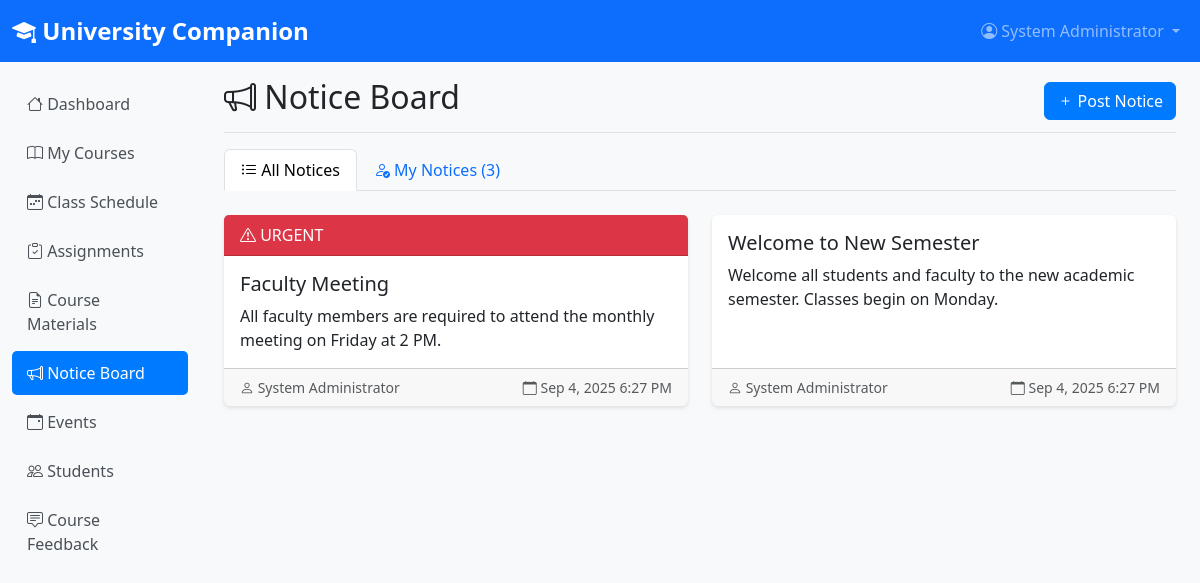
Screenshot of /faculty/notices.php (signed in) with the database file from the repository.
### tables this page shows
CREATE TABLE notices (
    id INT AUTO_INCREMENT PRIMARY KEY,
    title VARCHAR(255) NOT NULL,
    content TEXT NOT NULL,
    author_id INT NOT NULL,
    target_audience ENUM('all', 'students', 'faculty') DEFAULT 'all',
    is_urgent BOOLEAN DEFAULT FALSE,
    created_at TIMESTAMP DEFAULT CURRENT_TIMESTAMP,
    updated_at TIMESTAMP DEFAULT CURRENT_TIMESTAMP ON UPDATE CURRENT_TIMESTAMP,
    expires_at TIMESTAMP NULL,
    is_active BOOLEAN DEFAULT TRUE,
    FOREIGN KEY (author_id) REFERENCES users(id)
);

CREATE TABLE users (
    id INT AUTO_INCREMENT PRIMARY KEY,
    username VARCHAR(50) UNIQUE NOT NULL,
    email VARCHAR(100) UNIQUE NOT NULL,
    password VARCHAR(255) NOT NULL,
    role ENUM('student', 'faculty', 'admin') NOT NULL,
    full_name VARCHAR(100) NOT NULL,
    department VARCHAR(100),
    phone VARCHAR(20),
    address TEXT,
    created_at TIMESTAMP DEFAULT CURRENT_TIMESTAMP,
    updated_at TIMESTAMP DEFAULT CURRENT_TIMESTAMP ON UPDATE CURRENT_TIMESTAMP,
    is_active BOOLEAN DEFAULT TRUE
);

### php/config.php (called while the page is built, shortened)
<?php
function executeQuery($conn, $sql, $types = "", $params = []) {
    try {
        $stmt = $conn->prepare($sql);
        if (!empty($params)) {
            $stmt->bind_param($types, ...$params);
        }
        $result = $stmt->execute();
        return $stmt;
    } catch (Exception $e) {
        throw new Exception("Query execution error: " . $e->getMessage());
    }
}
function fetchMultipleRows($conn, $sql, $types = "", $params = []) {
    try {
        $stmt = executeQuery($conn, $sql, $types, $params);
        $result = $stmt->get_result();
        $rows = [];
        while ($row = $result->fetch_assoc()) {
            $rows[] = $row;
        }
        return $rows;
    } catch (Exception $e) {
        throw new Exception("Fetch multiple rows error: " . $e->getMessage());
    }
}
?>

### faculty/notices.php (the view, shortened to what this page needs)
<?php
require_once '../php/config.php';
$conn = getDBConnection();
$sql = "SELECT n.id, n.title, n.content, n.created_at, n.is_urgent, n.target_audience, n.expires_at, n.is_active
        FROM notices n
        WHERE n.author_id = ?
        ORDER BY n.created_at DESC";
$myNotices = fetchMultipleRows($conn, $sql, "i", [$_SESSION['user_id']]);
$sql = "SELECT n.id, n.title, n.content, n.created_at, n.is_urgent, u.full_name as author
        FROM notices n
        JOIN users u ON n.author_id = u.id
        WHERE (n.target_audience = 'all' OR n.target_audience = 'faculty')
        AND n.is_active = 1
        AND (n.expires_at IS NULL OR n.expires_at > NOW())
        ORDER BY n.is_urgent DESC, n.created_at DESC";
$allNotices = fetchMultipleRows($conn, $sql);
?>
<!DOCTYPE html>
<html lang="en">
<head>
    <link href="https://cdn.jsdelivr.net/npm/bootstrap@5.3.0/dist/css/bootstrap.min.css" rel="stylesheet">
    <link href="https://cdn.jsdelivr.net/npm/bootstrap-icons@1.10.0/font/bootstrap-icons.css" rel="stylesheet">
    <link href="../css/style.css" rel="stylesheet">
</head>
<body>
    <nav class="navbar navbar-expand-lg navbar-dark bg-primary">
        <div class="container-fluid">
            <a class="navbar-brand" href="dashboard.php">
                <i class="bi bi-mortarboard-fill"></i>
                University Companion
            </a>
            <div class="collapse navbar-collapse" id="navbarNav">
                <ul class="navbar-nav ms-auto">
                    <li class="nav-item dropdown">
                        <a class="nav-link dropdown-toggle" href="#" id="navbarDropdown" role="button" data-bs-toggle="dropdown">
                            <i class="bi bi-person-circle"></i> <?php echo htmlspecialchars($_SESSION['full_name']); ?>
                        </a>
                    </li>
                </ul>
            </div>
        </div>
    </nav>
    <div class="container-fluid">
        <div class="row">
            <nav class="col-md-3 col-lg-2 d-md-block sidebar">
                <div class="position-sticky">
                    <ul class="nav flex-column">
                        <li class="nav-item">
                            <a class="nav-link" href="dashboard.php">
                                <i class="bi bi-house"></i> Dashboard
                            </a>
                        </li>
                        <li class="nav-item">
                            <a class="nav-link" href="courses.php">
                                <i class="bi bi-book"></i> My Courses
                            </a>
                        </li>
                        <li class="nav-item">
                            <a class="nav-link" href="schedule.php">
                                <i class="bi bi-calendar-week"></i> Class Schedule
                            </a>
                        </li>
                        <li class="nav-item">
                            <a class="nav-link" href="assignments.php">
                                <i class="bi bi-clipboard-check"></i> Assignments
                            </a>
                        </li>
                        <li class="nav-item">
                            <a class="nav-link" href="materials.php">
                                <i class="bi bi-file-earmark-text"></i> Course Materials
                            </a>
                        </li>
                        <li class="nav-item">
                            <a class="nav-link active" href="notices.php">
                                <i class="bi bi-megaphone"></i> Notice Board
                            </a>
                        </li>
                        <li class="nav-item">
                            <a class="nav-link" href="events.php">
                                <i class="bi bi-calendar-event"></i> Events
                            </a>
                        </li>
                        <li class="nav-item">
                            <a class="nav-link" href="students.php">
                                <i class="bi bi-people"></i> Students
                            </a>
                        </li>
                        <li class="nav-item">
                            <a class="nav-link" href="feedback.php">
                                <i class="bi bi-chat-square-text"></i> Course Feedback
                            </a>
                        </li>
                    </ul>
                </div>
            </nav>
            <main class="col-md-9 ms-sm-auto col-lg-10 px-md-4">
                <div class="d-flex justify-content-between flex-wrap flex-md-nowrap align-items-center pt-3 pb-2 mb-3 border-bottom">
                    <h1 class="h2">
                        <i class="bi bi-megaphone"></i> Notice Board
                    </h1>
                    <div class="btn-toolbar mb-2 mb-md-0">
                        <button class="btn btn-primary" data-bs-toggle="modal" data-bs-target="#postNoticeModal">
                            <i class="bi bi-plus"></i> Post Notice
                        </button>
                    </div>
                </div>
                <ul class="nav nav-tabs mb-4" id="noticeTabs" role="tablist">
                    <li class="nav-item" role="presentation">
                        <button class="nav-link active" id="all-notices-tab" data-bs-toggle="tab" data-bs-target="#all-notices" type="button" role="tab">
                            <i class="bi bi-list-ul"></i> All Notices
                        </button>
                    </li>
                    <li class="nav-item" role="presentation">
                        <button class="nav-link" id="my-notices-tab" data-bs-toggle="tab" data-bs-target="#my-notices" type="button" role="tab">
                            <i class="bi bi-person-check"></i> My Notices (<?php echo count($myNotices); ?>)
                        </button>
                    </li>
                </ul>
                <div class="tab-content" id="noticeTabContent">
                    <div class="tab-pane fade show active" id="all-notices" role="tabpanel">
                        <div class="row">
                            <?php if (empty($allNotices)): ?>
                                <div class="col-12">
                                    <div class="alert alert-info text-center">
                                        <i class="bi bi-info-circle"></i>
                                        No notices available.
                                    </div>
                                </div>
                            <?php else: ?>
                                <?php foreach ($allNotices as $notice): ?>
                                    <div class="col-md-6 mb-3">
                                        <div class="card h-100 <?php echo $notice['is_urgent'] ? 'border-danger' : ''; ?>">
                                            <?php if ($notice['is_urgent']): ?>
                                                <div class="card-header bg-danger text-white">
                                                    <i class="bi bi-exclamation-triangle"></i> URGENT
                                                </div>
                                            <?php endif; ?>
                                            <div class="card-body">
                                                <h5 class="card-title">
                                                    <?php echo htmlspecialchars($notice['title']); ?>
                                                </h5>
                                                <p class="card-text">
                                                    <?php echo nl2br(htmlspecialchars($notice['content'])); ?>
                                                </p>
                                            </div>
                                            <div class="card-footer text-muted d-flex justify-content-between align-items-center">
                                                <small>
                                                    <i class="bi bi-person"></i> <?php echo htmlspecialchars($notice['author']); ?>
                                                </small>
                                                <small>
                                                    <i class="bi bi-calendar"></i> <?php echo date('M j, Y g:i A', strtotime($notice['created_at'])); ?>
                                                </small>
                                            </div>
                                        </div>
                                    </div>
                                <?php endforeach; ?>
                            <?php endif; ?>
                        </div>
                    </div>
                </div>
            </main>
        </div>
    </div>
</body>
</html>

### css/style.css (style rules this page uses)
body { font-family: 'Segoe UI', Tahoma, Geneva, Verdana, sans-serif; background-color: #f8f9fa; }
.navbar-brand { font-weight: bold; font-size: 1.5rem; }
.card { transition: transform 0.2s; border: none; box-shadow: 0 2px 4px rgba(0,0,0,0.1); }
.sidebar { background-color: #f8f9fa; min-height: calc(100vh - 56px); padding-top: 20px; }
.sidebar .nav-link { color: #495057; font-weight: 500; padding: 10px 15px; margin-bottom: 5px; border-radius: 5px; }
.sidebar .nav-link.active { background-color: #007bff; color: white; }
.btn-primary { background-color: #007bff; border-color: #007bff; }

### rows the page displays
notices: is_urgent 1 (drawn), title "Faculty Meeting", content "All faculty members are required to attend the monthly meeting on Friday at 2 PM.", author.full_name "System Administrator", created_at "Sep 4, 2025 6:27 PM"
notices: title "Welcome to New Semester", content "Welcome all students and faculty to the new academic semester. Classes begin on Monday.", author.full_name "System Administrator", created_at "Sep 4, 2025 6:27 PM"

### other values shown
$_SESSION['full_name'] "System Administrator"
count($myNotices) "3"
